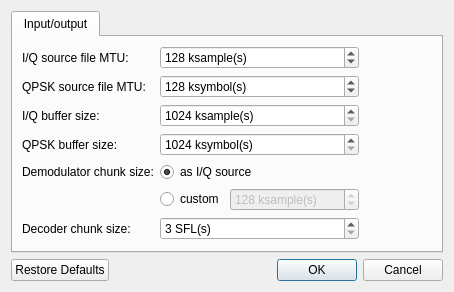
<?xml version="1.0" encoding="UTF-8"?>
<ui version="4.0">
 <class>SettingsDialog</class>
 <widget class="QDialog" name="SettingsDialog">
  <property name="geometry">
   <rect>
    <x>0</x>
    <y>0</y>
    <width>454</width>
    <height>346</height>
   </rect>
  </property>
  <property name="windowTitle">
   <string>qlrpt settings</string>
  </property>
  <layout class="QVBoxLayout" name="verticalLayout">
   <property name="sizeConstraint">
    <enum>QLayout::SetMinAndMaxSize</enum>
   </property>
   <item>
    <widget class="QTabWidget" name="SettingsTabWidget">
     <property name="sizePolicy">
      <sizepolicy hsizetype="Expanding" vsizetype="Maximum">
       <horstretch>0</horstretch>
       <verstretch>0</verstretch>
      </sizepolicy>
     </property>
     <property name="currentIndex">
      <number>0</number>
     </property>
     <widget class="QWidget" name="IOTab">
      <attribute name="title">
       <string>Input/output</string>
      </attribute>
      <layout class="QGridLayout" name="gridLayout" columnstretch="0,0,1">
       <item row="2" column="2">
        <spacer name="horizontalSpacer">
         <property name="orientation">
          <enum>Qt::Horizontal</enum>
         </property>
         <property name="sizeHint" stdset="0">
          <size>
           <width>40</width>
           <height>20</height>
          </size>
         </property>
        </spacer>
       </item>
       <item row="4" column="1">
        <widget class="QRadioButton" name="DemodChunkSizeDefaultRB">
         <property name="text">
          <string>as I/Q source</string>
         </property>
         <property name="checked">
          <bool>true</bool>
         </property>
        </widget>
       </item>
       <item row="2" column="0">
        <widget class="QLabel" name="label">
         <property name="text">
          <string>I/Q buffer size:</string>
         </property>
        </widget>
       </item>
       <item row="4" column="0">
        <widget class="QLabel" name="label_5">
         <property name="text">
          <string>Demodulator chunk size:</string>
         </property>
        </widget>
       </item>
       <item row="6" column="0">
        <widget class="QLabel" name="label_6">
         <property name="text">
          <string>Decoder chunk size:</string>
         </property>
        </widget>
       </item>
       <item row="0" column="0">
        <widget class="QLabel" name="label_2">
         <property name="text">
          <string>I/Q source file MTU:</string>
         </property>
        </widget>
       </item>
       <item row="2" column="1">
        <widget class="QSpinBox" name="IQRBSizeSB">
         <property name="accelerated">
          <bool>true</bool>
         </property>
         <property name="suffix">
          <string> ksample(s)</string>
         </property>
         <property name="minimum">
          <number>1024</number>
         </property>
         <property name="maximum">
          <number>102400</number>
         </property>
         <property name="singleStep">
          <number>1024</number>
         </property>
         <property name="value">
          <number>1024</number>
         </property>
        </widget>
       </item>
       <item row="3" column="0">
        <widget class="QLabel" name="label_3">
         <property name="text">
          <string>QPSK buffer size:</string>
         </property>
        </widget>
       </item>
       <item row="3" column="1">
        <widget class="QSpinBox" name="QPSKRBSizeSB">
         <property name="accelerated">
          <bool>true</bool>
         </property>
         <property name="suffix">
          <string> ksymbol(s)</string>
         </property>
         <property name="minimum">
          <number>1024</number>
         </property>
         <property name="maximum">
          <number>102400</number>
         </property>
         <property name="singleStep">
          <number>1024</number>
         </property>
         <property name="value">
          <number>1024</number>
         </property>
        </widget>
       </item>
       <item row="5" column="1">
        <layout class="QHBoxLayout" name="horizontalLayout" stretch="0,1">
         <item>
          <widget class="QRadioButton" name="DemodChunkSizeCustomRB">
           <property name="text">
            <string>custom</string>
           </property>
          </widget>
         </item>
         <item>
          <widget class="QSpinBox" name="DemodChunkSizeSB">
           <property name="enabled">
            <bool>false</bool>
           </property>
           <property name="accelerated">
            <bool>true</bool>
           </property>
           <property name="suffix">
            <string> ksample(s)</string>
           </property>
           <property name="minimum">
            <number>1</number>
           </property>
           <property name="maximum">
            <number>102400</number>
           </property>
           <property name="singleStep">
            <number>128</number>
           </property>
           <property name="value">
            <number>128</number>
           </property>
          </widget>
         </item>
        </layout>
       </item>
       <item row="6" column="1">
        <widget class="QSpinBox" name="DecoderChunkSizeSB">
         <property name="accelerated">
          <bool>true</bool>
         </property>
         <property name="suffix">
          <string> SFL(s)</string>
         </property>
         <property name="minimum">
          <number>3</number>
         </property>
         <property name="maximum">
          <number>100</number>
         </property>
         <property name="value">
          <number>3</number>
         </property>
        </widget>
       </item>
       <item row="1" column="0">
        <widget class="QLabel" name="label_4">
         <property name="text">
          <string>QPSK source file MTU:</string>
         </property>
        </widget>
       </item>
       <item row="0" column="1">
        <widget class="QSpinBox" name="IQSrcFileMTUSB">
         <property name="accelerated">
          <bool>true</bool>
         </property>
         <property name="suffix">
          <string> ksample(s)</string>
         </property>
         <property name="minimum">
          <number>1</number>
         </property>
         <property name="maximum">
          <number>102400</number>
         </property>
         <property name="singleStep">
          <number>128</number>
         </property>
         <property name="value">
          <number>128</number>
         </property>
        </widget>
       </item>
       <item row="1" column="1">
        <widget class="QSpinBox" name="QPSKSrcFileMTUSB">
         <property name="accelerated">
          <bool>true</bool>
         </property>
         <property name="suffix">
          <string> ksymbol(s)</string>
         </property>
         <property name="minimum">
          <number>1</number>
         </property>
         <property name="maximum">
          <number>102400</number>
         </property>
         <property name="singleStep">
          <number>128</number>
         </property>
         <property name="value">
          <number>128</number>
         </property>
        </widget>
       </item>
      </layout>
     </widget>
    </widget>
   </item>
   <item>
    <widget class="QDialogButtonBox" name="buttonBox">
     <property name="orientation">
      <enum>Qt::Horizontal</enum>
     </property>
     <property name="standardButtons">
      <set>QDialogButtonBox::Cancel|QDialogButtonBox::Ok|QDialogButtonBox::RestoreDefaults</set>
     </property>
    </widget>
   </item>
  </layout>
 </widget>
 <tabstops>
  <tabstop>SettingsTabWidget</tabstop>
  <tabstop>IQSrcFileMTUSB</tabstop>
  <tabstop>QPSKSrcFileMTUSB</tabstop>
  <tabstop>IQRBSizeSB</tabstop>
  <tabstop>QPSKRBSizeSB</tabstop>
  <tabstop>DemodChunkSizeDefaultRB</tabstop>
  <tabstop>DemodChunkSizeCustomRB</tabstop>
  <tabstop>DemodChunkSizeSB</tabstop>
  <tabstop>DecoderChunkSizeSB</tabstop>
 </tabstops>
 <resources/>
 <connections/>
</ui>
